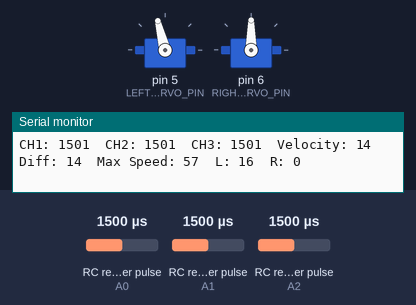
Simulated run of this sketch. Board: Arduino Uno, built with avr-gcc and run on an emulated ATmega328P. Shown: 2 × servo, the last lines printed to the serial monitor. Wiring (inferred from the names in the program): 3 × RC receiver channel: data A0 / data A1 / data A2. Inputs (shaded band) come from the test bench; at power-on: RC receiver pulse (sensors on A0, A1, A2) 1500 µs.

Above: at 1.2 s.
1.3 s: RC receiver pulse (sensor on A0) set to 1020 µs
At 1.7 s:
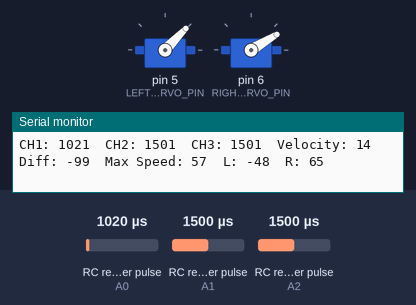
2.8 s: RC receiver pulse (sensor on A1) set to 1020 µs
At 4.0 s:
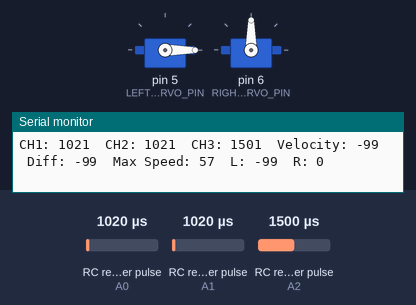
4.3 s: RC receiver pulse (sensor on A2) set to 1250 µs
At 5.2 s:
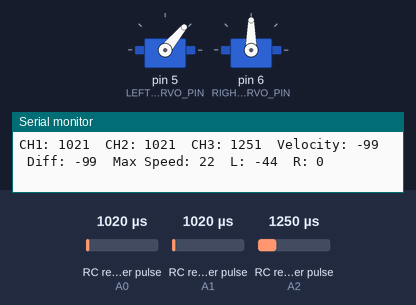
5.8 s: RC receiver pulse (sensor on A0) set to 1500 µs
At 6.3 s:
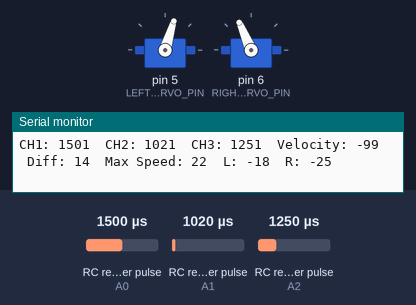
7.3 s: RC receiver pulse (sensor on A1) set to 1250 µs
At 8.5 s:
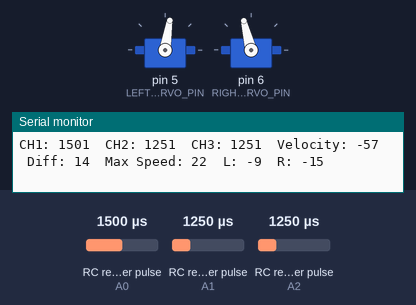
8.8 s: RC receiver pulse (sensor on A2) set to 1500 µs
At 9.8 s:
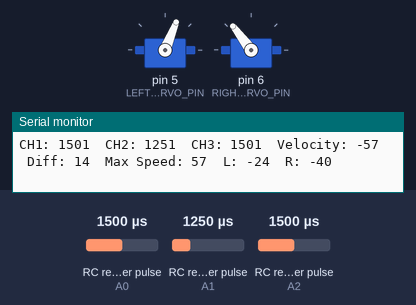
Timing chart, 0 to 11.3 s (numbered marks = the images above; inputs shaded):
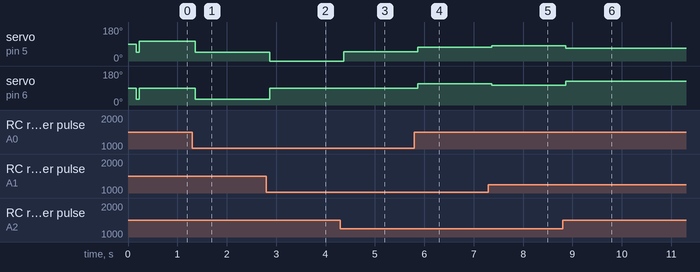

Measured:
- after the input at 1.3 s, servo on pin 5 (LEFT_SERVO_PIN): 104° → 46° after 0.07 s; servo on pin 6 (RIGHT_SERVO_PIN): 90° → 31° after 0.07 s
- after the input at 2.8 s, servo on pin 5 (LEFT_SERVO_PIN): 46° → 0° after 0.07 s; servo on pin 6 (RIGHT_SERVO_PIN): 31° → 90° after 0.07 s
- after the input at 4.3 s, servo on pin 5 (LEFT_SERVO_PIN): 0° → 50° after 0.07 s
- after the input at 5.8 s, servo on pin 5 (LEFT_SERVO_PIN): 50° → 73° after 0.07 s; servo on pin 6 (RIGHT_SERVO_PIN): 90° → 113° after 0.07 s
- after the input at 7.3 s, servo on pin 5 (LEFT_SERVO_PIN): 73° → 81° after 0.07 s; servo on pin 6 (RIGHT_SERVO_PIN): 113° → 104° after 0.07 s
- after the input at 8.8 s, servo on pin 5 (LEFT_SERVO_PIN): 81° → 68° after 0.07 s; servo on pin 6 (RIGHT_SERVO_PIN): 104° → 127° after 0.07 s

The sketch:

couchBot.ino
```cpp
#include <Servo.h>


const uint8_t LEFT_SERVO_PIN = 5;
const uint8_t RIGHT_SERVO_PIN = 6;
const uint8_t RC_CH1 = A0;
const uint8_t RC_CH2 = A1;
const uint8_t RC_CH3 = A2;
const uint16_t CH1_MAX = 1800;
const uint16_t CH1_MIN = 1100;
const uint16_t CH2_MAX = 1800;
const uint16_t CH2_MIN = 1100;
const uint16_t CH3_MAX = 1800;
const uint16_t CH3_MIN = 1100;
const uint8_t reverseRight = 1;
const uint8_t reverseLeft = 0;


//working variables
uint16_t CH1_last_value = 0;
uint16_t CH2_last_value = 0;
uint16_t CH3_last_value = 0;
uint32_t timeout = 100;
uint32_t lastTime = 0;
int16_t velocity = 0;
int16_t difference = 0;
int16_t maxSpeed = 0;
int16_t leftMotorSpeed = 0;
int16_t rightMotorSpeed = 0;
uint8_t maxLeftPWM = 180;
uint8_t minLeftPWM = 0;
uint8_t maxRightPWM = 180;
uint8_t minRightPWM = 0;


Servo leftMotor;
Servo rightMotor;


void setup() {
  Serial.begin(115200);
  leftMotor.attach(LEFT_SERVO_PIN); leftMotor.write(90);
  rightMotor.attach(RIGHT_SERVO_PIN); rightMotor.write(90);
  pinMode(RC_CH1, INPUT);
  pinMode(RC_CH2, INPUT);
  pinMode(RC_CH3, INPUT);
}


void loop() {
  int32_t ch1Average = 0;
  int32_t ch2Average = 0;
  int32_t ch3Average = 0;
  for (uint8_t i = 0; i < 3; i++) {
    getReceiver();
    ch1Average += CH1_last_value;
    ch2Average += CH2_last_value;
    ch3Average += CH3_last_value;
  }
  CH1_last_value = ch1Average / 3.0;
  CH2_last_value = ch2Average / 3.0;
  CH3_last_value = ch3Average / 3.0;
  scaleNumbers();
  controlMotor();
  serialUpdate();
}


void getReceiver() {
  CH1_last_value = 0;
  CH2_last_value = 0;
  CH3_last_value = 0;

  lastTime = millis();
  while (CH1_last_value == 0 && millis() - lastTime < timeout) {
    CH1_last_value = pulseIn(RC_CH1, HIGH, 20000);
  }
  lastTime = millis();
  while (CH2_last_value == 0 && millis() - lastTime < timeout) {
    CH2_last_value = pulseIn(RC_CH2, HIGH, 20000);
  }
  lastTime = millis();
  while (CH3_last_value == 0 && millis() - lastTime < timeout) {
    CH3_last_value = pulseIn(RC_CH3, HIGH, 20000);
  }
}


void scaleNumbers() {
  if (CH1_last_value > CH1_MAX) difference = CH1_MAX;
  else if (CH1_last_value < CH1_MIN) difference = CH1_MIN;
  else difference = CH1_last_value;
  difference = map(difference, CH1_MIN, CH1_MAX, -99, 99);

  if (CH2_last_value > CH2_MAX) velocity = CH2_MAX;
  else if (CH2_last_value < CH2_MIN) velocity = CH2_MIN;
  else velocity = CH2_last_value;
  velocity = map(velocity, CH2_MIN, CH2_MAX, -99, 99);

  if (CH3_last_value > CH3_MAX) maxSpeed = CH3_MAX;
  else if (CH3_last_value < CH3_MIN) maxSpeed = CH3_MIN;
  else maxSpeed = CH3_last_value;
  maxSpeed = map(maxSpeed, CH3_MIN, CH3_MAX, 1, 99);

  // set everything to 0 if transmitter is off
  if (CH1_last_value == 0) difference = 0;  //CH1 returns 0 if radio is off
  if (CH2_last_value == 0) velocity = 0;  //CH2 returns 0 if radio is off
  if (CH3_last_value == 0) velocity = 0;  //CH3 returns 0 if radio is off

}


void controlMotor() {
  if (reverseLeft) {
    maxLeftPWM = 0;
    minLeftPWM = 180;
  }
  if (reverseRight) {
    maxRightPWM = 0;
    minRightPWM = 180;
  }

  if (velocity >= -6 && velocity <= 6) velocity = 0;
  if (difference >= -6 && difference <= 6) difference = 0;

  leftMotorSpeed = constrain((maxSpeed/99.0)*(velocity + difference),-99,99);
  rightMotorSpeed = constrain((maxSpeed/99.0)*(velocity - difference),-99,99);

  leftMotor.write(map(leftMotorSpeed, -99, 99, minLeftPWM, maxLeftPWM));
  rightMotor.write(map(rightMotorSpeed, -99, 99, minRightPWM, maxRightPWM));
}


void serialUpdate() {
  Serial.print("CH1: "); Serial.print(CH1_last_value);
  Serial.print("  CH2: "); Serial.print(CH2_last_value);
  Serial.print("  CH3: "); Serial.print(CH3_last_value);
  Serial.print("  Velocity: "); Serial.print(velocity);
  Serial.print("  Diff: "); Serial.print(difference);
  Serial.print("  Max Speed: "); Serial.print(maxSpeed);
  Serial.print("  L: "); Serial.print(leftMotorSpeed);
  Serial.print("  R: "); Serial.println(rightMotorSpeed);
}
```
